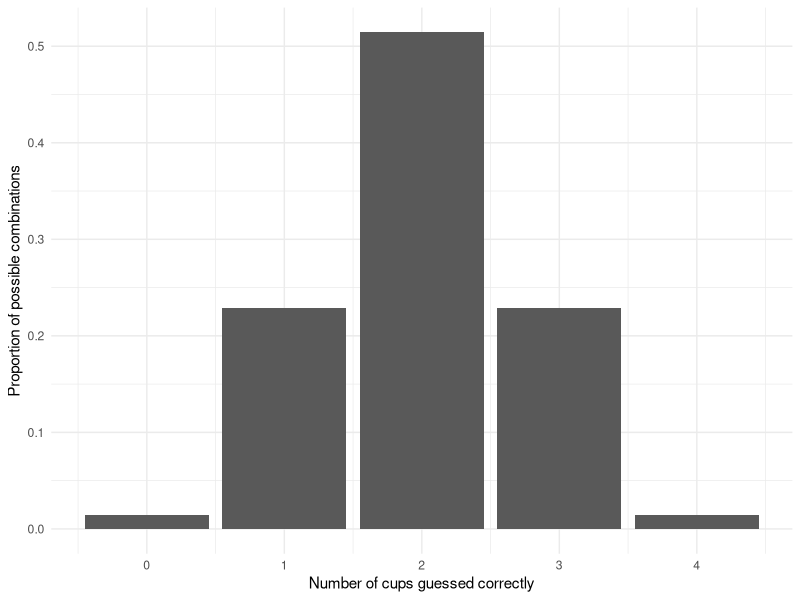
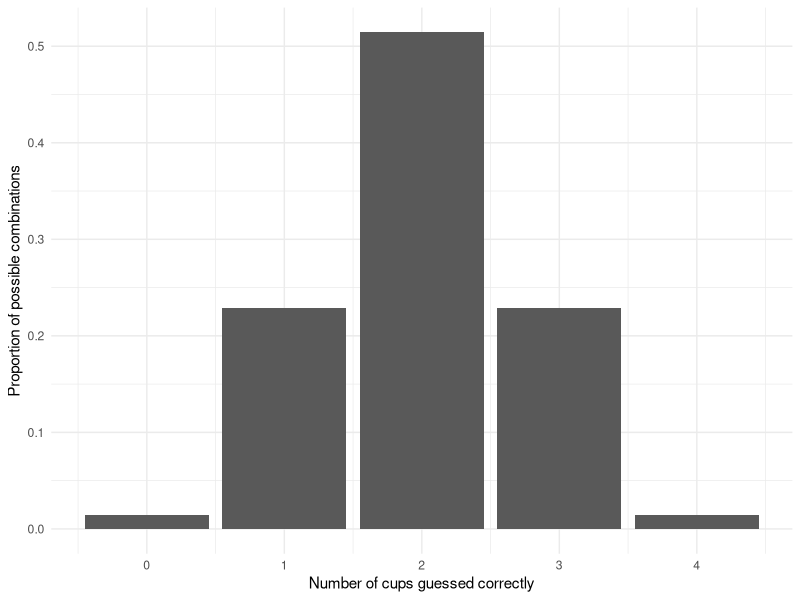
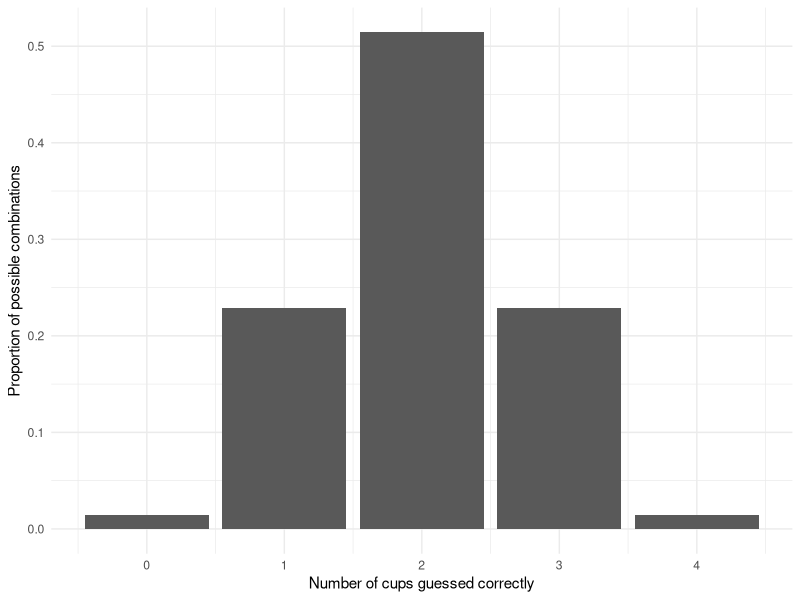
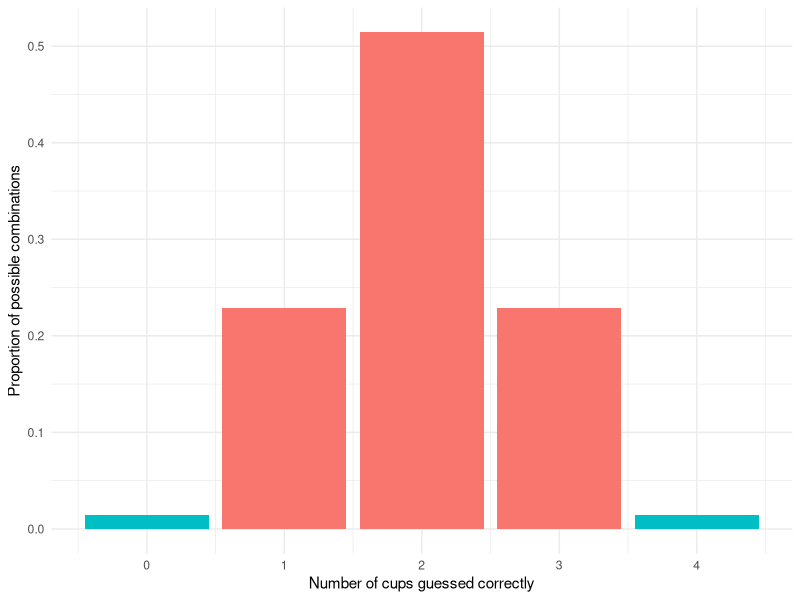

Source code (R) for these figures, in order:
## ---- chunk 1
library(tidyverse)
## ---- chunk 2
set.seed(1234)
## ---- chunk 3
cups <- c(rep("Milk-first", 4), rep("Tea-first", 4))

order <- sample(cups, size = 8, replace = F)
order
## ---- chunk 4
sample_space <- combn(c("First cup", "Second cup", "Third cup", "Fourth cup", 
                        "Fifth cup", "Sixth cup", "Seventh cup", "Eighth cup"), 
                      4, simplify = F)

sample_space[1:5]
## ---- chunk 5
correct_guess <- tibble(order, 
                        position = c("First cup", "Second cup", "Third cup", 
                                     "Fourth cup", "Fifth cup", "Sixth cup", 
                                     "Seventh cup", "Eighth cup")) |> 
  filter(order == "Milk-first") |> 
  pull(position)

correct_guess

n_correct_guesses <- map(sample_space, ~ sum(correct_guess %in% .x)) |> 
  unlist()

possible_results <- tibble(combination_num = 1:70, n_correct_guesses)
possible_results
## ---- chunk 6
prop_outcomes <- possible_results |> 
  count(n_correct_guesses) |> 
  mutate(prop = n / sum(n))

prop_outcomes
## ---- chunk 7
ggplot(prop_outcomes, aes(x = n_correct_guesses, y = prop)) + 
  geom_col() + 
  theme_minimal() + 
  labs(x = "Number of cups guessed correctly",
       y = "Proportion of possible combinations")
## ---- chunk 8
ggplot(prop_outcomes, aes(x = n_correct_guesses, y = prop)) + 
  geom_col() + 
  theme_minimal() + 
  labs(x = "Number of cups guessed correctly",
       y = "Proportion of possible combinations")
## ---- chunk 9
ggplot(prop_outcomes, aes(x = n_correct_guesses, y = prop)) + 
  geom_col() + 
  theme_minimal() + 
  labs(x = "Number of cups guessed correctly",
       y = "Proportion of possible combinations")
## ---- chunk 10
ggplot(prop_outcomes, aes(x = n_correct_guesses, y = prop)) + 
  geom_col(aes(fill = n_correct_guesses %in% c(0, 4))) + 
  theme_minimal() + 
  theme(legend.position = "none") + 
  labs(x = "Number of cups guessed correctly",
       y = "Proportion of possible combinations")
